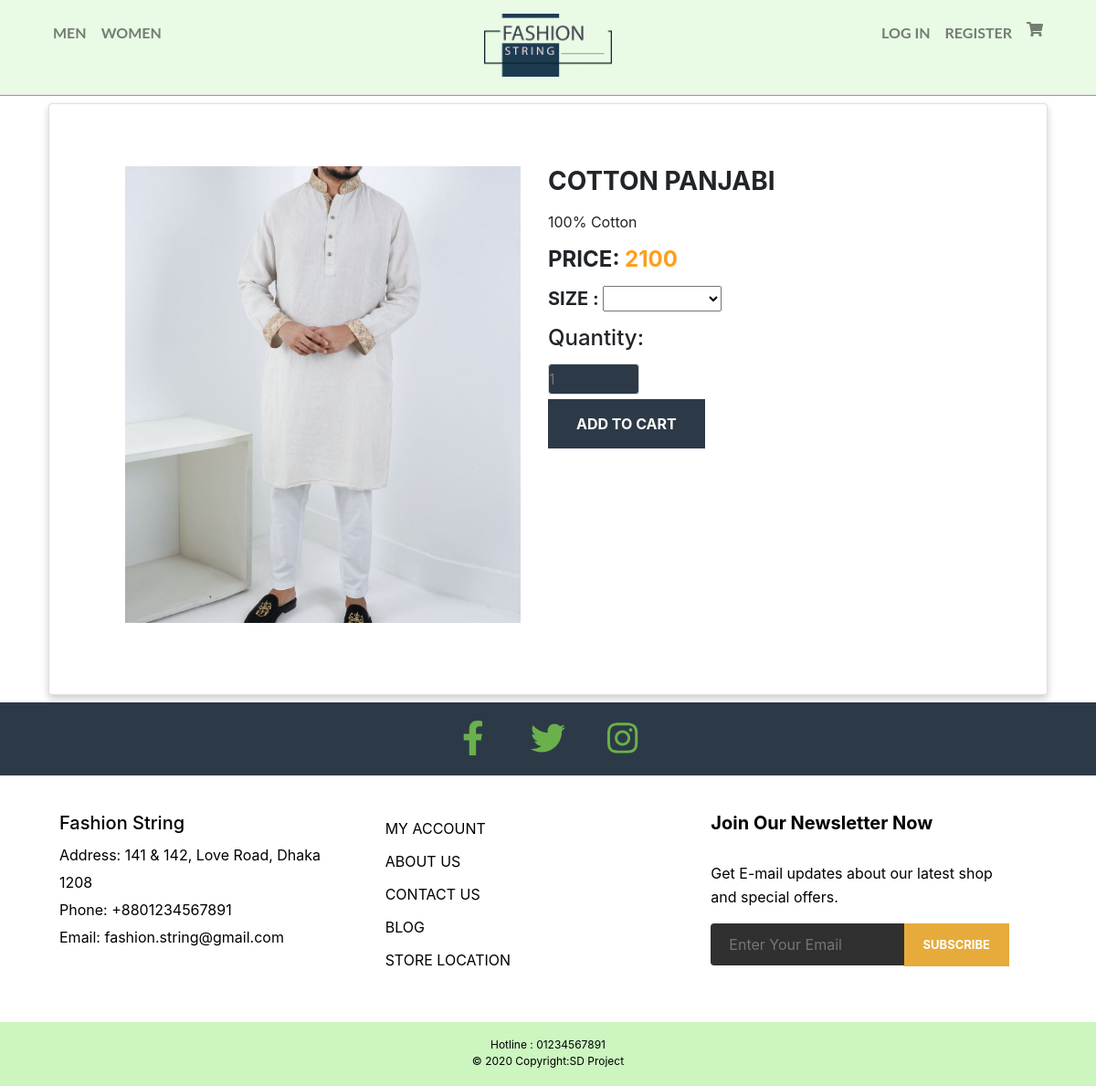
/product-details.php?product_id=1, run on the app's committed database.
### tables this page shows
CREATE TABLE `product` (
  `Product_ID` int(255) NOT NULL,
  `Title` varchar(255) NOT NULL,
  `Price` float NOT NULL,
  `Image1` varchar(255) NOT NULL,
  `Image2` varchar(255) NOT NULL,
  `parent_cat` int(255) NOT NULL,
  `cat_id` int(255) NOT NULL,
  `Description` varchar(255) NOT NULL,
  `Status` tinyint(5) NOT NULL,
  `Qty` int(255) NOT NULL
);

### product-details.php (the view, shortened to what this page needs)
<?php
include "db_connection.php";  ?>
<html>
<head>
<link rel="stylesheet" href="css/style.css">
<link rel="stylesheet" href="https://stackpath.bootstrapcdn.com/bootstrap/4.3.1/css/bootstrap.min.css">
</head>
<body>
 <?php
  include "header.php" ?>
  <div class="container">
		<div class="card">
			<div class="container">
				<div class="row">
					<?php
					$single_product_query =  "SELECT `Product_ID`, `Title`, `Price`, `Image1`, `Image2`, `parent_cat`, `cat_id`, `Description`, `Status`, `Qty` FROM `product` WHERE Product_ID=$_GET[product_id] ORDER BY Product_ID ASC";
                    $single_product_queryfire = mysqli_query($conn , $single_product_query);
                    $single_product = mysqli_fetch_array($single_product_queryfire) ?>
					<div class="preview col-md-6">
						<div class="preview-pic tab-content">
						  <div class="tab-pane active" id="pic-1"><img src="<?php echo $single_product['Image1']; ?>"></div>
						</div>
					</div>
					<br>
					<div class="details col-md-6 col-sm-12">
						<h3 class="product-title"><?php echo $single_product['Title']; ?></h3>
						<p class="product-description"><?php echo $single_product['Description']; ?>
						</p>
						<h4 class="price">PRICE: <span><?php echo $single_product['Price']; ?></span></h4>
						<h5 class="sizes">SIZE :
							<select name="size">
								<option value="null"></option>
    							<option value="small">Small</option>
  							</select>
						</h5>
						<form method="get" action="addtocart.php">
							<div class="quantity">
								<h4 class="quantity">Quantity:</h4>
									<input type="text" name="quant" placeholder="1">
							</div>
							<div class="shop-btn-wrap">
								<button class="add-to-cart"  name="add_cart" type="submit" value="Add to Cart">add to cart</button>
							</div>
						</form>
					</div>
				</div>
			</div>
		</div>
	</div>
<?php
include "footer.php"; ?>
</body>
</html>

### css/style.css (style rules this page uses)
* { box-sizing: border-box; padding: 0; margin: 0; }
.row { width: 100%; }
.row { width: 100%; padding: 20px 20px 20px 20px; }
.preview { width: 100%; height: 500px; margin-bottom: 10px; padding-bottom: 10px; overflow: hidden; }
.tab-content { overflow: hidden; }
.tab-content img { width: 100%; }
.card { margin-top: 50px; background: #eee; padding: 3em; line-height: 1.5em; }
.product-title, .price, .sizes, .colors .quantity { text-transform: UPPERCASE; font-weight: bold; }
.quantity { padding-bottom: 5px; }
h4 { font-weight: bold; }
.checked, .price span { color: #ff9f1a; }
.product-title,.product-description, .price, .sizes { margin-bottom: 15px; }
.product-title { margin-top: 0; }
.add-to-cart { background: #2c3a47; padding: 15px 31px; border: none; text-transform: UPPERCASE; font-weight: bold; color: #fff; }
span { cursor:pointer; }
input { height:34px; width: 100px; background-color: #2c3a47; color: white; font-size: 26px; border:1px solid #ddd; border-radius:4px; display: inline-block; vertical-align: middle; }
.card { box-shadow: 0 4px 8px 0 rgba(0, 0, 0, 0.2); margin: 8px; }
.container { padding: 0 16px; }
.container::after, .row::after { content: ""; clear: both; display: table; }

### data on the page
product: Image1 (picture), Title "COTTON PANJABI", Description "100% Cotton", Price "2100"

### other printed values
$user "LOG IN"
$registration "REGISTER"
